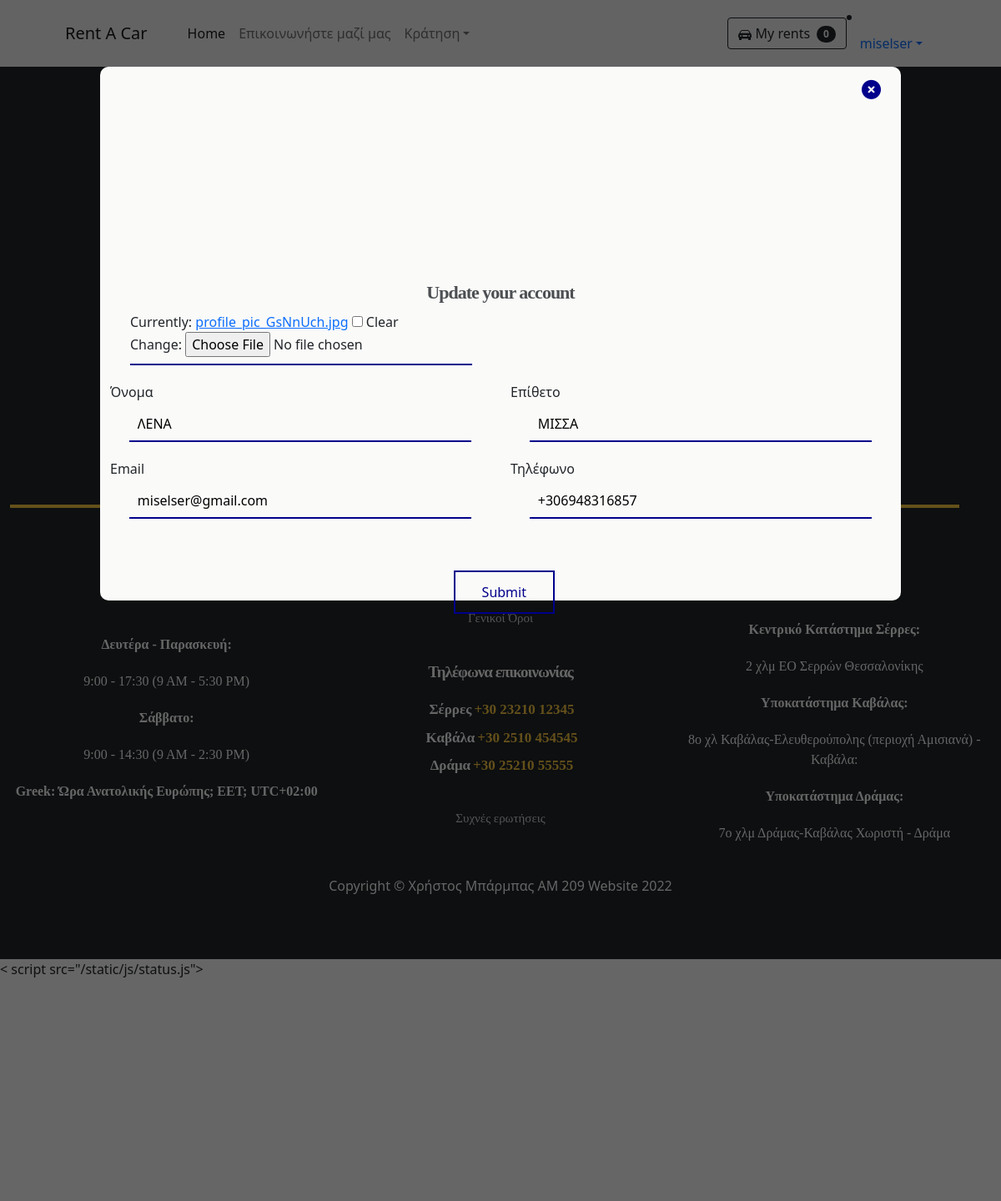
The page /updateView/ (signed in) on the database its author committed.
### carRental/models.py (models this page shows, shortened)
class Costumer(models.Model):
    user = models.OneToOneField(User, null=True, on_delete=models.CASCADE)
    costumerFirstName = models.CharField(max_length=80, null=False, default='')
    costumerLastName = models.CharField(max_length=80, null=False, default='')
    costumerEmail = models.EmailField(max_length=254, null=False, default='')
    costumerPhoneNumber = PhoneNumberField(null=False, blank=False, unique=True)
    costumerAFM = models.IntegerField(null=False, default='')
    profilePic = models.ImageField(default="avatar-g90d8d966e_640.png", null=True, blank=True)

### carRental/views.py (the view)
# urls.py: path('updateView/', views.updateView, name='updateView'),
@login_required(login_url='home.html')
def updateView(request):
    current = request.user
    if request.method == 'POST':
        updateForm = CustomerUpdate(request.POST, request.FILES, instance=current.costumer)
        if updateForm.is_valid():
            updateForm.save()
            return redirect('home')
    else:
        updateForm = CustomerUpdate(instance=current.costumer)
    context = {
        'current': current,
        'updateForm': updateForm,
    }
    return render(request, 'updateCostumer.html', context)

### carRental/forms.py
class CustomerUpdate(forms.ModelForm):
    class Meta:
        model = Costumer
        fields = ['profilePic', 'costumerFirstName', 'costumerLastName', 'costumerEmail', 'costumerPhoneNumber']
        widgets = {
            'costumerEmail': forms.TextInput(attrs={'class': 'inpBoxCustomer'}),
            'costumerFirstName': forms.TextInput(attrs={'class': 'inpBoxCustomer'}),
            'costumerLastName': forms.TextInput(attrs={'class': 'inpBoxCustomer'}),
            'costumerPhoneNumber': forms.TextInput(attrs={'class': 'inpBoxCustomer'}),
        }

### carRental/templates/updateCostumer.html (shortened to what this page needs)
{% include 'main.html' %}
    <div class="wrapperUpdate">
    </div>
    <div class="blockUpdate">
        <div class="exitUpdate">
            <a class="exitLinkUpdate" href="{% url 'customer' pk=current.id  %}">
                <i class="exitIconUpdate fas fa-times-circle"></i>
            </a>
        </div>
        <div class="container">
            <div class="row">
                <div class="col-3">
                </div>
                <div class="col-6">
                    <div class="customerPicture customerPictureUpdate">
					</div>
                </div>
                <div class="col-3">
                </div>
            </div>
            <div class="row">
                <div class="col-12">
                    <div class="experienceTitle updateTitle">
                        Update your account
                    </div>
                </div>
            </div>
            <form action="" enctype="multipart/form-data" method="POST" >
                <div class="row">
                    <div class="col-md-6 col-12">
                        <div class="boxImgUpdate">
                            {{ updateForm.profilePic  }}
                        </div>
                    </div>
                </div>
                <div class="row">
                    <div class="col-md-6 col-12">
                        <div class="inputBoxCustomer">
                            <h6> Όνομα </h6>
                            {{ updateForm.costumerFirstName  }}
                        </div>
                    </div>
                    <div class="col-md-6 col-12">
                        <div class="inputBoxCustomer" >
                            <h6> Επίθετο </h6>
                            {{ updateForm.costumerLastName  }}
                        </div>
                    </div>
                </div>
                <div class="row">
                    <div class="col-md-6 col-12">
                        <div class="inputBoxCustomer">
                            <h6> Email </h6>
                            {{ updateForm.costumerEmail  }}
                        </div>
                    </div>
                    <div class="col-md-6 col-12">
                        <div class="inputBoxCustomer">
                            <h6> Τηλέφωνο </h6>
                            {{ updateForm.costumerPhoneNumber  }}
                        </div>
                    </div>
                </div>
                <div class="row">
                    <div class="col-3 ">
                    </div>
                    <div class="col-6 ">
                        <div class="submitUpdate">
                            <button type="submit" class="raise">Submit</button>
                        </div>
                    </div>
                    <div class=" col-3 ">
                    </div>
                </div>
            </form>
        </div>
    </div>

### carRental/templates/navbar.html (shortened to what this page needs)
  {% load static  %}
        <nav class="navbar navbar-expand-lg navbar-light bg-light">
            <div class="container px-4 px-lg-5">
                <a class="navbar-brand" href="{% url 'home' %}">Rent A Car</a>
                <div class="collapse navbar-collapse" id="navbarSupportedContent">
                    <ul class="navbar-nav me-auto mb-2 mb-lg-0 ms-lg-4">
                        <li class="nav-item"><a class="nav-link active" aria-current="page" href="{% url 'home' %}">Home</a></li>
                        <li class="nav-item"><a class="nav-link" href="#!">Επικοινωνήστε μαζί μας</a></li>
                        <li class="nav-item dropdown">
                            <a class="nav-link dropdown-toggle" id="navbarDropdown" href="#" role="button" data-bs-toggle="dropdown" aria-expanded="false">Κράτηση</a>
                        </li>
                    </ul>
                    <form class="d-flex">
                        <button class="btn btn-outline-dark" type="submit">
                            My rents
                            <span class="badge bg-dark text-white ms-1 rounded-pill">0</span>
                        </button>
                    </form>
                        </div>
                {% if user.is_authenticated %}
                        <li class="nav-item dropdown">
                            <a class="nav-link dropdown-toggle" id="navbarDropdown" href="#" role="button" data-bs-toggle="dropdown" aria-expanded="false">{{ request.user.username}}</a>
                        </li>
                {% else  %}
                        <div>
                            <ul class="navbar-nav me-auto mb-2 mb-lg-0 ms-lg-4">
                                <li class="nav-item"><a class="nav-link" href="{% url 'login' %}">Είσοδος</a></li>
                            </ul>
                        </div>
                {% endif  %}
            </div>
        </nav>

### carRental/static/css/carTable.css (style rules this page uses)
.experienceTitle { height:9vh; font-family: "Montserrat"; font-size: 22px; opacity: 0.8; font-weight: 700; letter-spacing: -1px; padding-top: 3vh ; text-align: center; margin-bottom: 3vh; }

### carRental/static/css/rental.css (style rules this page uses)
.raise { --color: darkblue; --hover: #425bfc; }
button.raise { background: none; border: 2px solid; font: inherit; line-height: 1; margin: 2vh 1vw; padding: 1em 2em; color: var(--color); -webkit-transition: 0.25s; transition: 0.25s; }

### carRental/static/css/formchose.css (style rules this page uses)
.fas { color: #fcc842; font-size: 21px; }

### carRental/static/css/order.css (style rules this page uses)
::placeholder { color: #c3c3d3; font-family: "Lato"; }

### carRental/static/css/costumer.css (style rules this page uses)
.customerPicture { display: inline-block; position: relative; width: 120px; height: 120px; overflow: hidden; border-radius: 50%; }
@media (min-width:770px) { .customerPicture { display: inline-block; position: relative; width: 180px; height: 180px; overflow: hidden; border-radius: 50%; } }

### carRental/static/css/updateCustomer.css (style rules this page uses)
.wrapperUpdate { width: 100%; height: 180vh; background-color: black; position: absolute; left: 0; top: 0; z-index: 10; opacity: 0.6; overflow-x: hidden; }
.blockUpdate { width: 80vw; height: 100vh; background-color: rgb(250, 250, 249); z-index: 12; position: absolute; left: 10vw; top:10vh; border-radius: 10px; opacity: 1; }
.exitUpdate { position:absolute; top:2vh; right: 2vw; }
.exitIconUpdate { font-size: 23px; color: darkblue; }
.customerPictureUpdate { margin-left: 5%; margin-top: 25%; }
.inputBoxCustomer { width: 100%; padding-top: 5%; }
input.inpBoxCustomer { width: 90%; margin-left: 5%; padding: 8px 10px; border: none; outline: none; background-color: inherit; border-bottom: 2px solid darkblue; }
.submitUpdate { margin-top: 10%; }
.boxImgUpdate { margin-left: 2vh; width: 90%; padding-bottom: 8px; border-bottom: 2px solid darkblue; }
@media (min-width:770px) { .blockUpdate { width: 80vw; height: 80vh; left: 10vw; top:10vh; } }
@media (min-width:770px) { .submitUpdate { margin-left: 35%; } }
@media (min-width:770px) { .customerPictureUpdate { margin-left: 35%; margin-top: 15%; } }
@media (min-width:770px) { .boxImgUpdate { margin-left: 3vh; width: 90%; padding-bottom: 8px; border-bottom: 2px solid darkblue; } }
@media (min-width:770px) { .updateTitle { margin-bottom: 0vh; padding-top: 0vh !important; height: 5vh; } }

### rows shown on the page
Costumer: costumerFirstName "ΛΕΝΑ", costumerLastName "ΜΙΣΣΑ", costumerEmail "miselser@gmail.com", costumerPhoneNumber "+306948316857"

### other values the page prints
{{ request.user.username }} "miselser"
